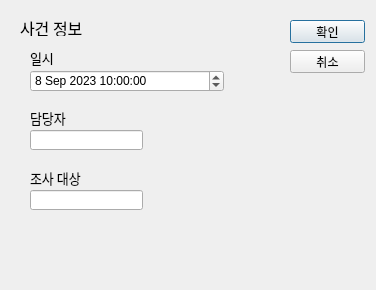
<?xml version="1.0" encoding="UTF-8"?>
<ui version="4.0">
 <class>Dialog</class>
 <widget class="QDialog" name="Dialog">
  <property name="geometry">
   <rect>
    <x>0</x>
    <y>0</y>
    <width>376</width>
    <height>290</height>
   </rect>
  </property>
  <property name="windowTitle">
   <string>Artifact Collector</string>
  </property>
  <widget class="QLabel" name="infoTitle">
   <property name="geometry">
    <rect>
     <x>20</x>
     <y>20</y>
     <width>151</width>
     <height>16</height>
    </rect>
   </property>
   <property name="font">
    <font>
     <family>Hancom Gothic</family>
     <pointsize>12</pointsize>
     <weight>50</weight>
     <bold>false</bold>
    </font>
   </property>
   <property name="text">
    <string>사건 정보</string>
   </property>
  </widget>
  <widget class="QLabel" name="dateLabel">
   <property name="geometry">
    <rect>
     <x>30</x>
     <y>50</y>
     <width>56</width>
     <height>16</height>
    </rect>
   </property>
   <property name="font">
    <font>
     <family>Hancom Gothic</family>
     <pointsize>10</pointsize>
    </font>
   </property>
   <property name="text">
    <string>일시</string>
   </property>
  </widget>
  <widget class="QDateTimeEdit" name="dateTimeEdit">
   <property name="geometry">
    <rect>
     <x>30</x>
     <y>70</y>
     <width>194</width>
     <height>22</height>
    </rect>
   </property>
   <property name="dateTime">
    <datetime>
     <hour>10</hour>
     <minute>0</minute>
     <second>0</second>
     <year>2023</year>
     <month>9</month>
     <day>8</day>
    </datetime>
   </property>
   <property name="currentSection">
    <enum>QDateTimeEdit::YearSection</enum>
   </property>
  </widget>
  <widget class="QLabel" name="PICLabel">
   <property name="geometry">
    <rect>
     <x>30</x>
     <y>110</y>
     <width>56</width>
     <height>16</height>
    </rect>
   </property>
   <property name="font">
    <font>
     <family>Hancom Gothic</family>
     <pointsize>10</pointsize>
    </font>
   </property>
   <property name="text">
    <string>담당자</string>
   </property>
  </widget>
  <widget class="QLineEdit" name="pic_lineEdit">
   <property name="geometry">
    <rect>
     <x>30</x>
     <y>130</y>
     <width>113</width>
     <height>20</height>
    </rect>
   </property>
  </widget>
  <widget class="QLabel" name="subjLabel">
   <property name="geometry">
    <rect>
     <x>30</x>
     <y>170</y>
     <width>56</width>
     <height>16</height>
    </rect>
   </property>
   <property name="font">
    <font>
     <family>Hancom Gothic</family>
     <pointsize>10</pointsize>
    </font>
   </property>
   <property name="text">
    <string>조사 대상</string>
   </property>
  </widget>
  <widget class="QLineEdit" name="subj_lineEdit">
   <property name="geometry">
    <rect>
     <x>30</x>
     <y>190</y>
     <width>113</width>
     <height>20</height>
    </rect>
   </property>
  </widget>
  <widget class="QPushButton" name="okButton">
   <property name="geometry">
    <rect>
     <x>290</x>
     <y>20</y>
     <width>75</width>
     <height>23</height>
    </rect>
   </property>
   <property name="text">
    <string>확인</string>
   </property>
  </widget>
  <widget class="QPushButton" name="cancelButton">
   <property name="geometry">
    <rect>
     <x>290</x>
     <y>50</y>
     <width>75</width>
     <height>23</height>
    </rect>
   </property>
   <property name="text">
    <string>취소</string>
   </property>
  </widget>
 </widget>
 <resources/>
 <connections/>
</ui>
